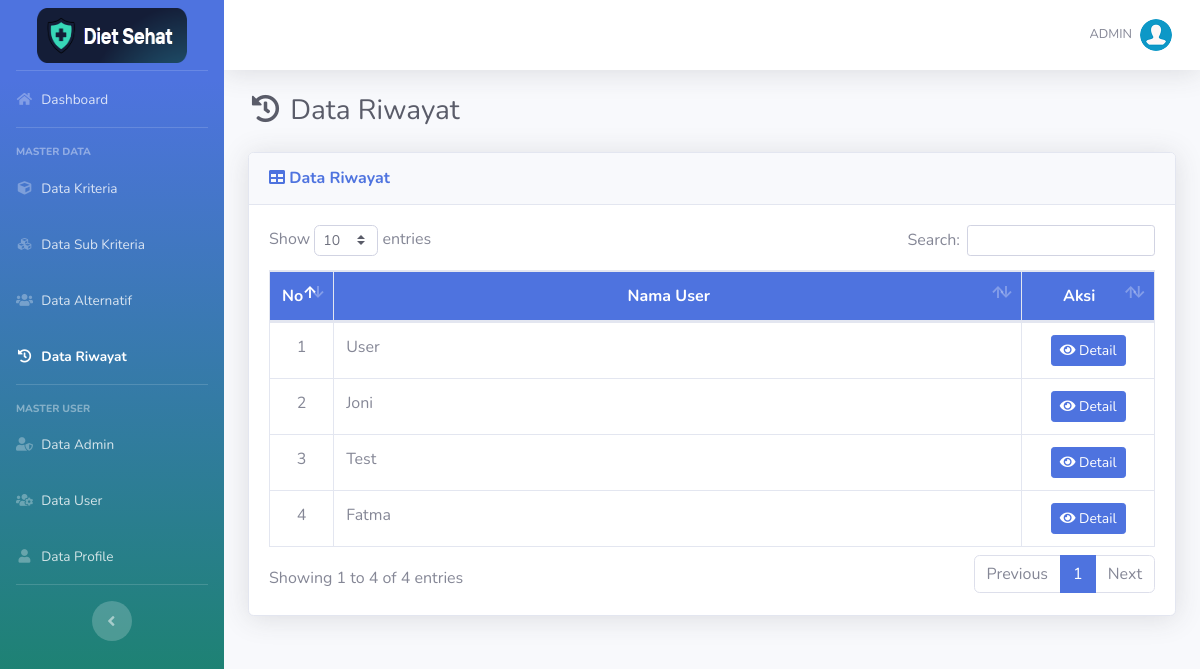
The page /riwayat.php (signed in) on the database its author committed.
### tables this page shows
CREATE TABLE `user` (
  `id_user` int(5) NOT NULL,
  `username` varchar(16) NOT NULL,
  `password` varchar(50) NOT NULL,
  `nama` varchar(70) NOT NULL,
  `email` varchar(50) DEFAULT NULL,
  `role` char(1) NOT NULL
);

### includes/functions.php (called while the page is built, shortened)
<?php
function get_role() {
	if(isset($_SESSION['user_id']) && isset($_SESSION['role'])) {
		if($_SESSION['role'] == '1') {
			return 'admin';
		} else {
			return 'user';
		}
	} else {
		return false;
	}
}
?>

### riwayat.php (the view, shortened to what this page needs)
<?php
require_once('includes/init.php');
$user_role = get_role();
if($user_role == 'admin') {
require_once('template/header.php');
?>
<div class="d-sm-flex align-items-center justify-content-between mb-4">
    <h1 class="h3 mb-0 text-gray-800"><i class="fas fa-fw fa-history"></i> Data Riwayat</h1>
</div>
<div class="card shadow mb-4">
    <div class="card-header py-3">
        <h6 class="m-0 font-weight-bold text-success"><i class="fa fa-table"></i> Data Riwayat</h6>
    </div>
    <div class="card-body">
		<div class="table-responsive">
			<table class="table table-bordered" id="dataTable" width="100%" cellspacing="0">
				<thead class="bg-success text-white">
					<tr align="center">
						<th width="5%">No</th>
						<th>Nama User</th>
						<th width="15%">Aksi</th>
				</thead>
				<tbody>
					<?php
						$no=0;
						$query = mysqli_query($koneksi,"SELECT * FROM user WHERE role='2';");
						while($data = mysqli_fetch_array($query)){
						$no++;
					?>
					<tr align="center">
						<td><?= $no; ?></td>
						<td align="left"><?= $data['nama'] ?></td>
						<td>
							<a href="riwayat-detail.php?id_user=<?php echo $data['id_user']; ?>" class="btn btn-success btn-sm"><i class="fa fa-eye"></i> Detail</a>
						</td>
					</tr>
					<?php
						}
					?>
				</tbody>
			</table>
		</div>
	</div>
</div>
<?php
require_once('template/footer.php');
}
else {
	header('Location: login.php');
}
?>

### rows shown on the page
user: nama "User"
user: nama "Joni"
user: nama "Test"
user: nama "Fatma"

### other values the page prints
$_SESSION['nama'] "ADMIN"
